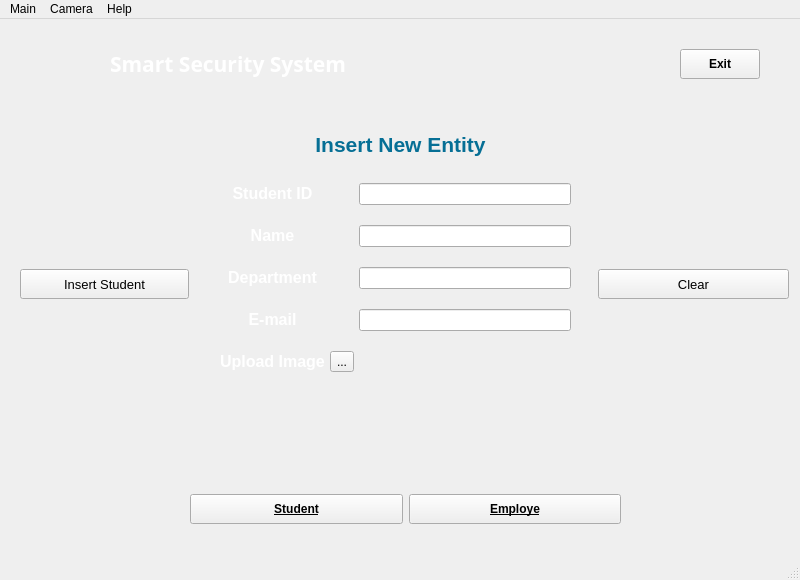
<?xml version="1.0" encoding="UTF-8"?>
<ui version="4.0">
 <class>InsertWin</class>
 <widget class="QMainWindow" name="InsertWin">
  <property name="geometry">
   <rect>
    <x>0</x>
    <y>0</y>
    <width>800</width>
    <height>580</height>
   </rect>
  </property>
  <property name="sizePolicy">
   <sizepolicy hsizetype="Fixed" vsizetype="Preferred">
    <horstretch>0</horstretch>
    <verstretch>0</verstretch>
   </sizepolicy>
  </property>
  <property name="windowTitle">
   <string>MainWindow</string>
  </property>
  <widget class="QWidget" name="centralwidget">
   <widget class="QWidget" name="gridLayoutWidget">
    <property name="geometry">
     <rect>
      <x>220</x>
      <y>150</y>
      <width>351</width>
      <height>221</height>
     </rect>
    </property>
    <layout class="QGridLayout" name="InsetGLayout">
     <property name="horizontalSpacing">
      <number>5</number>
     </property>
     <item row="0" column="0">
      <widget class="QLabel" name="std_ID">
       <property name="text">
        <string>&lt;html&gt;&lt;head/&gt;&lt;body&gt;&lt;p align=&quot;center&quot;&gt;&lt;span style=&quot; font-size:12pt; font-weight:600; color:#ffffff;&quot;&gt;Student ID&lt;/span&gt;&lt;/p&gt;&lt;/body&gt;&lt;/html&gt;</string>
       </property>
      </widget>
     </item>
     <item row="3" column="2">
      <widget class="QLineEdit" name="email_le"/>
     </item>
     <item row="2" column="0">
      <widget class="QLabel" name="Std_Dept">
       <property name="text">
        <string>&lt;html&gt;&lt;head/&gt;&lt;body&gt;&lt;p align=&quot;center&quot;&gt;&lt;span style=&quot; font-size:12pt; font-weight:600; color:#ffffff;&quot;&gt;Department&lt;/span&gt;&lt;/p&gt;&lt;/body&gt;&lt;/html&gt;</string>
       </property>
      </widget>
     </item>
     <item row="1" column="0">
      <widget class="QLabel" name="std_Name">
       <property name="text">
        <string>&lt;html&gt;&lt;head/&gt;&lt;body&gt;&lt;p align=&quot;center&quot;&gt;&lt;span style=&quot; font-size:12pt; font-weight:600; color:#ffffff;&quot;&gt;Name&lt;/span&gt;&lt;/p&gt;&lt;/body&gt;&lt;/html&gt;</string>
       </property>
      </widget>
     </item>
     <item row="2" column="2">
      <widget class="QLineEdit" name="dept_le"/>
     </item>
     <item row="3" column="0">
      <widget class="QLabel" name="Std_email">
       <property name="text">
        <string>&lt;html&gt;&lt;head/&gt;&lt;body&gt;&lt;p align=&quot;center&quot;&gt;&lt;span style=&quot; font-size:12pt; font-weight:600; color:#ffffff;&quot;&gt;E-mail&lt;/span&gt;&lt;/p&gt;&lt;/body&gt;&lt;/html&gt;</string>
       </property>
      </widget>
     </item>
     <item row="4" column="0">
      <widget class="QLabel" name="upload_label">
       <property name="text">
        <string>&lt;html&gt;&lt;head/&gt;&lt;body&gt;&lt;p align=&quot;justify&quot;&gt;&lt;span style=&quot; font-size:12pt; font-weight:600; color:#ffffff;&quot;&gt;Upload Image&lt;/span&gt;&lt;/p&gt;&lt;/body&gt;&lt;/html&gt;</string>
       </property>
      </widget>
     </item>
     <item row="0" column="2">
      <widget class="QLineEdit" name="ID_le"/>
     </item>
     <item row="1" column="2">
      <widget class="QLineEdit" name="Name_le"/>
     </item>
     <item row="4" column="1">
      <widget class="QToolButton" name="upload_btn">
       <property name="text">
        <string>...</string>
       </property>
      </widget>
     </item>
     <item row="4" column="2">
      <widget class="QLabel" name="img_le">
       <property name="text">
        <string/>
       </property>
      </widget>
     </item>
    </layout>
   </widget>
   <widget class="QLabel" name="label_Logo">
    <property name="geometry">
     <rect>
      <x>0</x>
      <y>0</y>
      <width>111</width>
      <height>101</height>
     </rect>
    </property>
    <property name="text">
     <string/>
    </property>
    <property name="pixmap">
     <pixmap>images/Logo.png</pixmap>
    </property>
    <property name="scaledContents">
     <bool>true</bool>
    </property>
   </widget>
   <widget class="QLabel" name="label_Title">
    <property name="geometry">
     <rect>
      <x>110</x>
      <y>10</y>
      <width>291</width>
      <height>71</height>
     </rect>
    </property>
    <property name="font">
     <font>
      <family>Copperplate Gothic Light</family>
      <pointsize>20</pointsize>
      <weight>50</weight>
      <bold>false</bold>
     </font>
    </property>
    <property name="text">
     <string>&lt;html&gt;&lt;head/&gt;&lt;body&gt;&lt;p&gt;&lt;span style=&quot; font-size:16pt; font-weight:600; color:#ffffff;&quot;&gt;Smart Security System&lt;/span&gt;&lt;/p&gt;&lt;/body&gt;&lt;/html&gt;</string>
    </property>
   </widget>
   <widget class="QLabel" name="BG">
    <property name="geometry">
     <rect>
      <x>-10</x>
      <y>-8</y>
      <width>819</width>
      <height>550</height>
     </rect>
    </property>
    <property name="font">
     <font>
      <weight>75</weight>
      <bold>true</bold>
     </font>
    </property>
    <property name="text">
     <string/>
    </property>
    <property name="pixmap">
     <pixmap>images/BG2.png</pixmap>
    </property>
    <property name="scaledContents">
     <bool>true</bool>
    </property>
   </widget>
   <widget class="QLabel" name="SubT_label">
    <property name="geometry">
     <rect>
      <x>300</x>
      <y>110</y>
      <width>201</width>
      <height>31</height>
     </rect>
    </property>
    <property name="font">
     <font>
      <pointsize>13</pointsize>
     </font>
    </property>
    <property name="text">
     <string>&lt;html&gt;&lt;head/&gt;&lt;body&gt;&lt;p align=&quot;center&quot;&gt;&lt;span style=&quot; font-size:16pt; font-weight:600; color:#066f95;&quot;&gt;Insert New Entity&lt;/span&gt;&lt;/p&gt;&lt;/body&gt;&lt;/html&gt;</string>
    </property>
   </widget>
   <widget class="QPushButton" name="clear_btn">
    <property name="geometry">
     <rect>
      <x>598</x>
      <y>250</y>
      <width>191</width>
      <height>30</height>
     </rect>
    </property>
    <property name="minimumSize">
     <size>
      <width>0</width>
      <height>30</height>
     </size>
    </property>
    <property name="maximumSize">
     <size>
      <width>300</width>
      <height>30</height>
     </size>
    </property>
    <property name="font">
     <font>
      <pointsize>10</pointsize>
     </font>
    </property>
    <property name="text">
     <string>Clear</string>
    </property>
    <property name="icon">
     <iconset>
      <normaloff>images/clear.png</normaloff>images/clear.png</iconset>
    </property>
    <property name="iconSize">
     <size>
      <width>28</width>
      <height>28</height>
     </size>
    </property>
   </widget>
   <widget class="QWidget" name="horizontalLayoutWidget">
    <property name="geometry">
     <rect>
      <x>190</x>
      <y>440</y>
      <width>431</width>
      <height>101</height>
     </rect>
    </property>
    <layout class="QHBoxLayout" name="horizontalLayout">
     <item>
      <widget class="QPushButton" name="student_btn">
       <property name="minimumSize">
        <size>
         <width>0</width>
         <height>30</height>
        </size>
       </property>
       <property name="font">
        <font>
         <weight>75</weight>
         <bold>true</bold>
         <underline>true</underline>
        </font>
       </property>
       <property name="text">
        <string>Student</string>
       </property>
      </widget>
     </item>
     <item>
      <widget class="QPushButton" name="emp_btn">
       <property name="minimumSize">
        <size>
         <width>0</width>
         <height>30</height>
        </size>
       </property>
       <property name="font">
        <font>
         <weight>75</weight>
         <bold>true</bold>
         <underline>true</underline>
        </font>
       </property>
       <property name="text">
        <string>Employe</string>
       </property>
      </widget>
     </item>
    </layout>
   </widget>
   <widget class="QPushButton" name="insert_std">
    <property name="geometry">
     <rect>
      <x>20</x>
      <y>250</y>
      <width>169</width>
      <height>30</height>
     </rect>
    </property>
    <property name="minimumSize">
     <size>
      <width>0</width>
      <height>30</height>
     </size>
    </property>
    <property name="maximumSize">
     <size>
      <width>300</width>
      <height>30</height>
     </size>
    </property>
    <property name="font">
     <font>
      <pointsize>10</pointsize>
     </font>
    </property>
    <property name="text">
     <string>Insert Student</string>
    </property>
    <property name="icon">
     <iconset>
      <normaloff>images/insert.png</normaloff>images/insert.png</iconset>
    </property>
    <property name="iconSize">
     <size>
      <width>30</width>
      <height>30</height>
     </size>
    </property>
   </widget>
   <widget class="QPushButton" name="exit">
    <property name="geometry">
     <rect>
      <x>680</x>
      <y>30</y>
      <width>80</width>
      <height>30</height>
     </rect>
    </property>
    <property name="minimumSize">
     <size>
      <width>80</width>
      <height>30</height>
     </size>
    </property>
    <property name="maximumSize">
     <size>
      <width>80</width>
      <height>16777215</height>
     </size>
    </property>
    <property name="sizeIncrement">
     <size>
      <width>30</width>
      <height>0</height>
     </size>
    </property>
    <property name="font">
     <font>
      <weight>75</weight>
      <bold>true</bold>
     </font>
    </property>
    <property name="text">
     <string>Exit</string>
    </property>
    <property name="icon">
     <iconset>
      <normaloff>images/exit.png</normaloff>images/exit.png</iconset>
    </property>
    <property name="iconSize">
     <size>
      <width>50</width>
      <height>70</height>
     </size>
    </property>
   </widget>
   <zorder>BG</zorder>
   <zorder>gridLayoutWidget</zorder>
   <zorder>label_Logo</zorder>
   <zorder>label_Title</zorder>
   <zorder>SubT_label</zorder>
   <zorder>clear_btn</zorder>
   <zorder>horizontalLayoutWidget</zorder>
   <zorder>insert_std</zorder>
   <zorder>exit</zorder>
  </widget>
  <widget class="QMenuBar" name="menubar">
   <property name="geometry">
    <rect>
     <x>0</x>
     <y>0</y>
     <width>800</width>
     <height>21</height>
    </rect>
   </property>
   <widget class="QMenu" name="menuCamera">
    <property name="title">
     <string>Camera</string>
    </property>
    <addaction name="actionCamera_1"/>
    <addaction name="actionCamera_2"/>
    <addaction name="actionCamera_3"/>
   </widget>
   <widget class="QMenu" name="menuMain">
    <property name="title">
     <string>Main</string>
    </property>
    <addaction name="actionSettings"/>
    <addaction name="actionLog_out"/>
   </widget>
   <widget class="QMenu" name="menuHelp">
    <property name="title">
     <string>Help</string>
    </property>
    <addaction name="actionHelp"/>
    <addaction name="actionAbout_System"/>
   </widget>
   <addaction name="menuMain"/>
   <addaction name="menuCamera"/>
   <addaction name="menuHelp"/>
  </widget>
  <widget class="QStatusBar" name="statusbar"/>
  <action name="actionCamera_1">
   <property name="text">
    <string>Camera 1</string>
   </property>
  </action>
  <action name="actionCamera_2">
   <property name="text">
    <string>Camera 2</string>
   </property>
  </action>
  <action name="actionCamera_3">
   <property name="text">
    <string>Camera 3</string>
   </property>
  </action>
  <action name="actionLog_out">
   <property name="text">
    <string>Log out</string>
   </property>
  </action>
  <action name="actionSettings">
   <property name="text">
    <string>Settings</string>
   </property>
  </action>
  <action name="actionHelp">
   <property name="text">
    <string>Help</string>
   </property>
  </action>
  <action name="actionAbout_System">
   <property name="text">
    <string>About System</string>
   </property>
  </action>
 </widget>
 <resources/>
 <connections/>
</ui>
